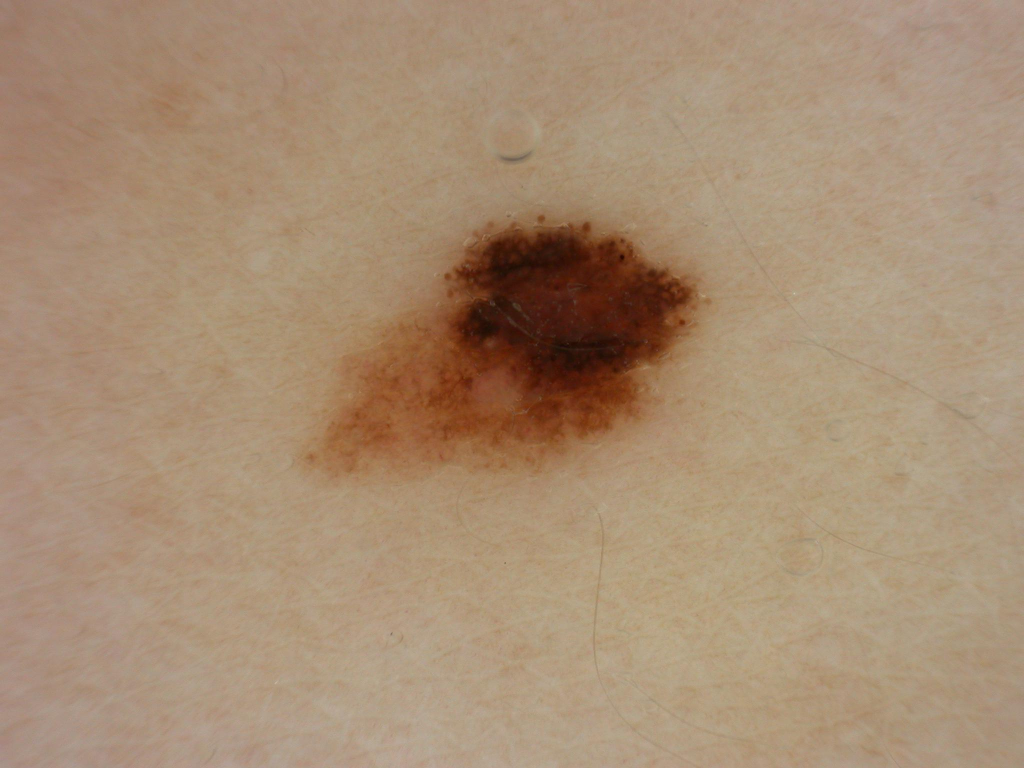
#> input picture api/src/datos_paciente/223365/Slack.jpg, 2048 x 1536 px (shown at 1/2 size)
$ python -i prepro.py   (imports and definitions only)
#> lines starting #> are read from the running program, lines starting #| are printed output that depends on the picture; after the words box and inside, x2 and y2 are one past the last pixel; in counts of white or black regions, pixels touching at a corner belong together
import os
import logging
import cv2
import numpy as np
import pandas as pd
from PIL import Image
from tensorflow.keras.applications.vgg16 import preprocess_input

class ImagePreprocessor:
    def preprocess_image(self, image_path, size=(224, 224)):
#> called with size = (224, 224)
        img = cv2.imread(image_path)
#> img is the input picture: shape (1536, 2048, 3); mean B, G, R 115.1, 141.2, 167.3
        img = self.remove_hair_enhanced(img)
        img = cv2.resize(img, size)
        img = self.normalize_pixel_data(img)
        return img

    def remove_hair_enhanced(self, img):
        # Convert to grayscale
        gray = cv2.cvtColor(img, cv2.COLOR_RGB2GRAY)
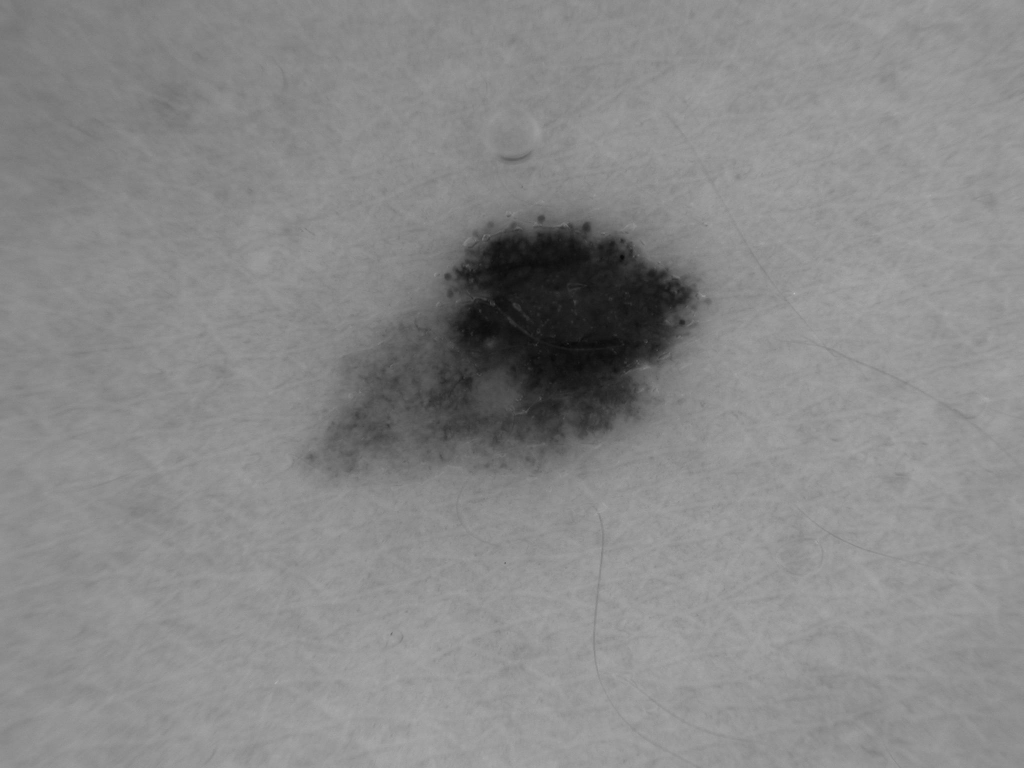
#> gray: shape (1536, 2048) (shown at 1/2 size); min 8, max 192, mean 136.4

        # Create a hair mask using black hat
        kernel = cv2.getStructuringElement(cv2.MORPH_RECT, (17, 17))
        blackhat = cv2.morphologyEx(gray, cv2.MORPH_BLACKHAT, kernel)
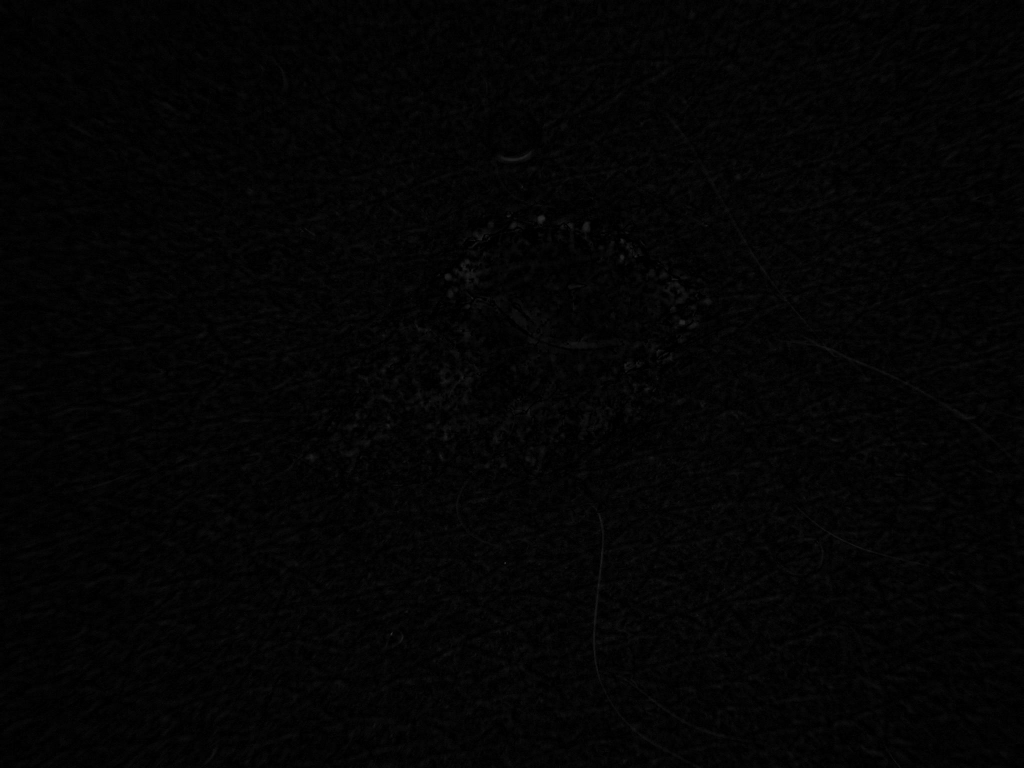
#> blackhat: shape (1536, 2048) (shown at 1/2 size); min 0, max 65, mean 3.8

        # Enhance the hair mask
        _, thresh = cv2.threshold(blackhat, 10, 255, cv2.THRESH_BINARY)
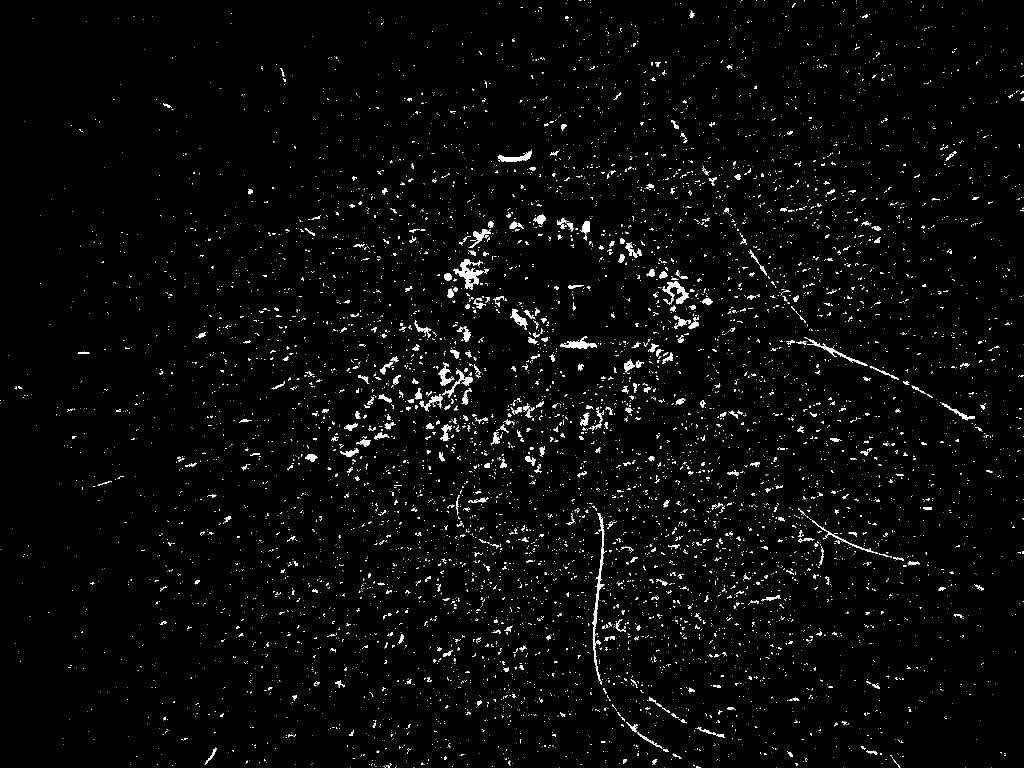
#> thresh: shape (1536, 2048) (shown at 1/2 size); 2.3% white; 7856 white regions (7117 under 20 px), largest, box (x1, y1, x2, y2) and area: (1184, 1026, 1210, 1370) 1480, (907, 518, 968, 580) 1353, (1325, 563, 1378, 608) 857
        kernel = np.ones((3, 3), np.uint8)
        hair_mask = cv2.dilate(thresh, kernel, iterations=1)
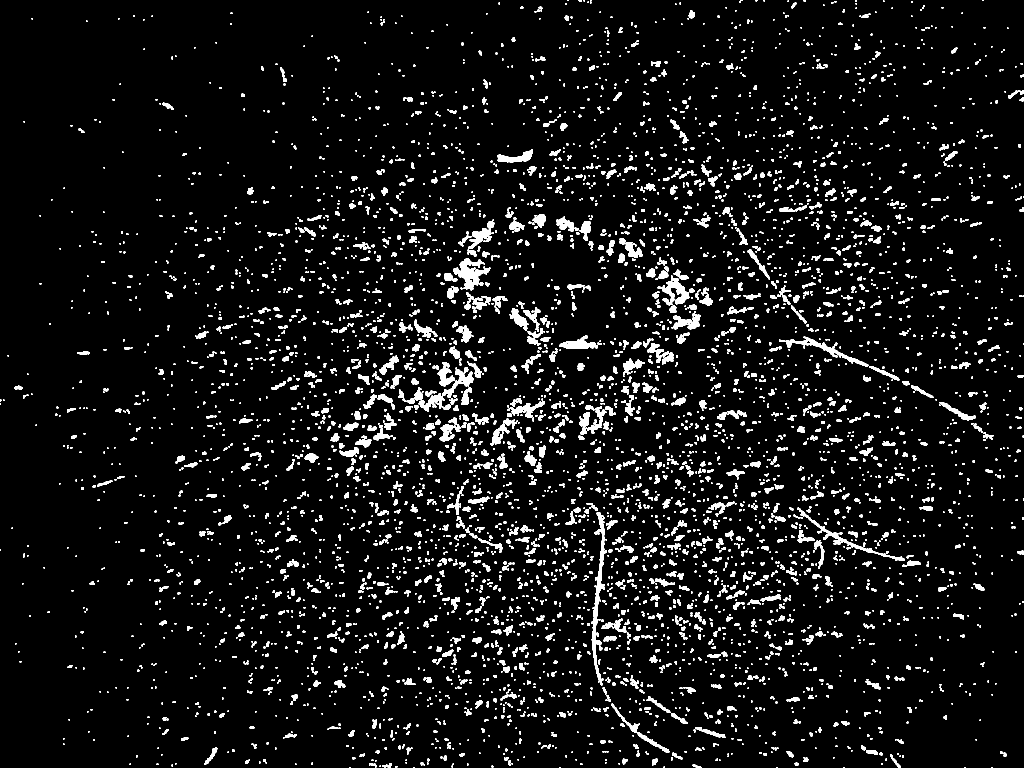
#> hair_mask: shape (1536, 2048) (shown at 1/2 size); 6.2% white; 5446 white regions (3257 under 20 px), largest, box (x1, y1, x2, y2) and area: (1183, 1025, 1214, 1371) 2769, (837, 735, 947, 824) 2091, (906, 517, 981, 581) 2072

        # Inpaint
        inpainted_img = cv2.inpaint(img, hair_mask, 3, cv2.INPAINT_TELEA)

        # Apply bilateral filter to preserve edges
        smooth = cv2.bilateralFilter(inpainted_img, 9, 75, 75)

        # Combine original and smoothed image
        result = cv2.addWeighted(img, 0.7, smooth, 0.3, 0)
#> in preprocess_image, `img = cv2.resize(img, size)`:
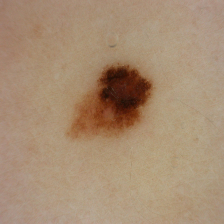
#> img: shape (224, 224, 3); mean B, G, R 115.1, 141.3, 167.3

        return result

    def resize_image(self, img, size):
        img = Image.fromarray(img)
        resample_method = getattr(Image, 'LANCZOS', Image.BICUBIC)
        img = img.resize(size, resample_method)
        return np.array(img)

    def normalize_pixel_data(self, img):
        return img.astype('float32') / 255.0

def process_and_store_images(image_dir, metadata_path, processed_image_dir):
    if not os.path.exists(processed_image_dir):
        os.makedirs(processed_image_dir)

    metadata = pd.read_csv(metadata_path)
    preprocessor = ImagePreprocessor()

    for index, row in metadata.iterrows():
        raw_img_path = os.path.join(image_dir, row['image_id'] + '.jpg')
        processed_img_path = os.path.join(processed_image_dir, row['image_id'] + '.jpg')

        if not os.path.exists(raw_img_path):
            logging.warning(f"Archivo no encontrado: {raw_img_path}")
            continue

        try:
            if os.path.exists(processed_img_path):
                logging.info(f"Imagen preprocesada ya existe: {processed_img_path}")
                continue
            else:
                img = preprocessor.preprocess_image(raw_img_path)
                img = (img * 255).astype(np.uint8)  # Convertir de vuelta a uint8
                cv2.imwrite(processed_img_path, cv2.cvtColor(img, cv2.COLOR_RGB2BGR))
                logging.info(f"Imagen preprocesada y guardada: {processed_img_path}")
        except Exception as e:
            logging.error(f"Error al procesar la fila {index}: {e}")
            continue

# [6 lines not run here, left out]

>>> result = ImagePreprocessor().preprocess_image('../api/src/datos_paciente/223365/Slack.jpg')
